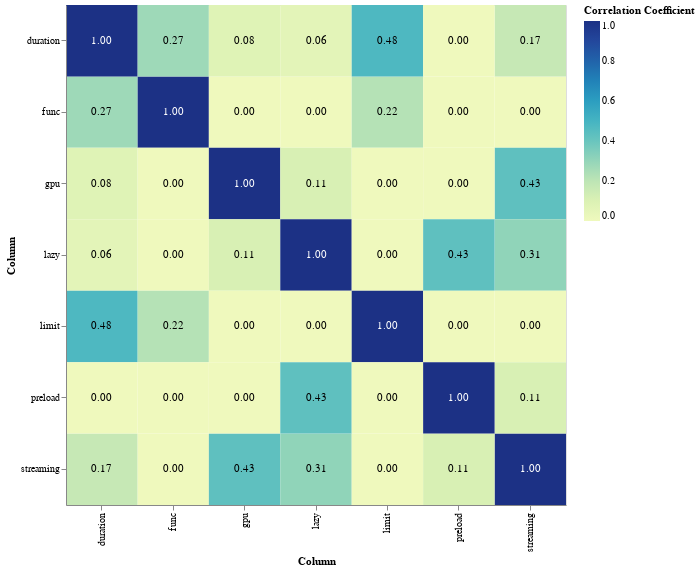

Here is the notebook cell this chart was saved with:
### Code cell
c = alt.Chart(corr_melted).mark_rect().encode(
    x=alt.X('index:N', title='Column'), y=alt.Y('variable:N', title='Column'), color=alt.Color('correlation_coefficient:Q', title='Correlation Coefficient'), 
)
txt = alt.Chart(corr_melted).mark_text(baseline="middle").encode(
        text=alt.Text('correlation_coefficient', format='.2f'),
        x=alt.X('index:N', title='Column'), 
        y=alt.Y('variable:N', title='Column'), 
        color=alt.condition(
            alt.datum.correlation_coefficient < 0.5,
            alt.value("black"),
            alt.value("white"),
        ),
    )
out = (c + txt).properties(height=500, width=500).configure_axis(grid=False)
out.save(IMG_DIR / 'correlation_matrix.png')
out

### Figure 1 — Vega-Lite specification as saved in the notebook (floating-point values rounded to 4 significant figures)
{"usermeta": {"embedOptions": {"theme": "carbong10"}}, "config": {"view": {"continuousWidth": 300, "continuousHeight": 300}, "axis": {"grid": false}}, "layer": [{"mark": {"type": "rect"}, "encoding": {"color": {"field": "correlation_coefficient", "title": "Correlation Coefficient", "type": "quantitative"}, "x": {"field": "index", "title": "Column", "type": "nominal"}, "y": {"field": "variable", "title": "Column", "type": "nominal"}}}, {"mark": {"type": "text", "baseline": "middle"}, "encoding": {"color": {"condition": {"test": "(datum.correlation_coefficient < 0.5)", "value": "black"}, "value": "white"}, "text": {"field": "correlation_coefficient", "format": ".2f", "type": "quantitative"}, "x": {"field": "index", "title": "Column", "type": "nominal"}, "y": {"field": "variable", "title": "Column", "type": "nominal"}}}], "data": {"name": "data-3505945930fa3c2b46153119bf7a9438"}, "height": 500, "width": 500, "$schema": "https://vega.github.io/schema/vega-lite/v5.20.1.json", "datasets": {"data-3505945930fa3c2b46153119bf7a9438": [{"index": "func", "variable": "func", "correlation_coefficient": 1.0}, {"index": "gpu", "variable": "func", "correlation_coefficient": 0.0}, {"index": "streaming", "variable": "func", "correlation_coefficient": 0.0}, {"index": "lazy", "variable": "func", "correlation_coefficient": 0.0}, {"index": "limit", "variable": "func", "correlation_coefficient": 0.2197}, {"index": "preload", "variable": "func", "correlation_coefficient": 0.0}, {"index": "duration", "variable": "func", "correlation_coefficient": 0.275}, {"index": "func", "variable": "gpu", "correlation_coefficient": 0.0}, {"index": "gpu", "variable": "gpu", "correlation_coefficient": 1.0}, {"index": "streaming", "variable": "gpu", "correlation_coefficient": 0.4273}, {"index": "lazy", "variable": "gpu", "correlation_coefficient": 0.1108}, {"index": "limit", "variable": "gpu", "correlation_coefficient": 0.0}, {"index": "preload", "variable": "gpu", "correlation_coefficient": 0.0}, {"index": "duration", "variable": "gpu", "correlation_coefficient": 0.07962}, {"index": "func", "variable": "streaming", "correlation_coefficient": 0.0}, {"index": "gpu", "variable": "streaming", "correlation_coefficient": 0.4273}, {"index": "streaming", "variable": "streaming", "correlation_coefficient": 1.0}, {"index": "lazy", "variable": "streaming", "correlation_coefficient": 0.3088}, {"index": "limit", "variable": "streaming", "correlation_coefficient": 0.0}, {"index": "preload", "variable": "streaming", "correlation_coefficient": 0.1108}, {"index": "duration", "variable": "streaming", "correlation_coefficient": 0.1713}, {"index": "func", "variable": "lazy", "correlation_coefficient": 0.0}, {"index": "gpu", "variable": "lazy", "correlation_coefficient": 0.1108}, {"index": "streaming", "variable": "lazy", "correlation_coefficient": 0.3088}, {"index": "lazy", "variable": "lazy", "correlation_coefficient": 1.0}, {"index": "limit", "variable": "lazy", "correlation_coefficient": 0.0}, {"index": "preload", "variable": "lazy", "correlation_coefficient": 0.4273}, {"index": "duration", "variable": "lazy", "correlation_coefficient": 0.05918}, {"index": "func", "variable": "limit", "correlation_coefficient": 0.2197}, {"index": "gpu", "variable": "limit", "correlation_coefficient": 0.0}, {"index": "streaming", "variable": "limit", "correlation_coefficient": 0.0}, {"index": "lazy", "variable": "limit", "correlation_coefficient": 0.0}, {"index": "limit", "variable": "limit", "correlation_coefficient": 1.0}, {"index": "preload", "variable": "limit", "correlation_coefficient": 0.0}, {"index": "duration", "variable": "limit", "correlation_coefficient": 0.4752}, {"index": "func", "variable": "preload", "correlation_coefficient": 0.0}, {"index": "gpu", "variable": "preload", "correlation_coefficient": 0.0}, {"index": "streaming", "variable": "preload", "correlation_coefficient": 0.1108}, {"index": "lazy", "variable": "preload", "correlation_coefficient": 0.4273}, {"index": "limit", "variable": "preload", "correlation_coefficient": 0.0}, {"index": "preload", "variable": "preload", "correlation_coefficient": 1.0}, {"index": "duration", "variable": "preload", "correlation_coefficient": 0.0003084}, {"index": "func", "variable": "duration", "correlation_coefficient": 0.275}, {"index": "gpu", "variable": "duration", "correlation_coefficient": 0.07962}, {"index": "streaming", "variable": "duration", "correlation_coefficient": 0.1713}, {"index": "lazy", "variable": "duration", "correlation_coefficient": 0.05918}, {"index": "limit", "variable": "duration", "correlation_coefficient": 0.4752}, {"index": "preload", "variable": "duration", "correlation_coefficient": 0.0003084}, {"index": "duration", "variable": "duration", "correlation_coefficient": 1.0}]}}
